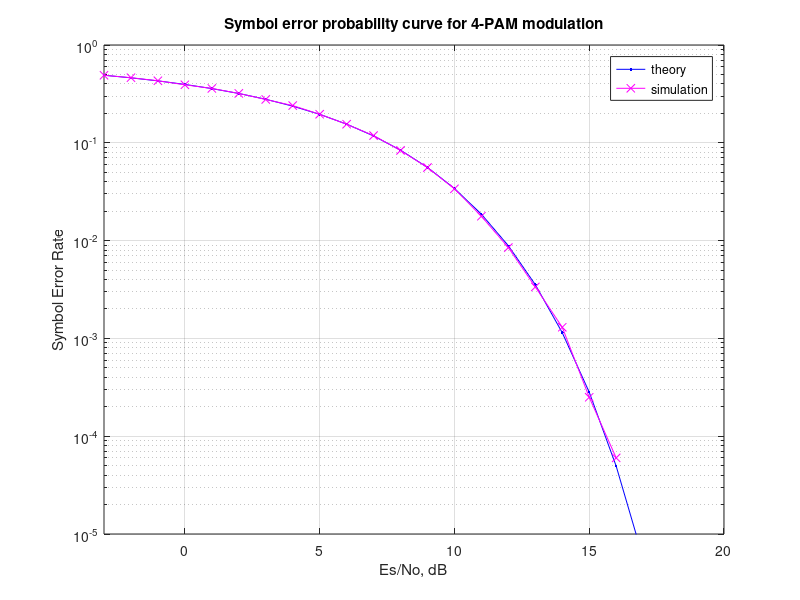

This chart was generated by the following MATLAB code:
%%%%%%%%%%%%%%%%%%%%%%%%%%%%%%%%%%%%%%%%%%%%%
% Creative Commons
% Attribution-Noncommercial 2.5 India
% You are free:
% to Share — to copy, distribute and transmit the work
% to Remix — to adapt the work
% Under the following conditions:
% Attribution. You must attribute the work in the manner 
% specified by the author or licensor (but not in any way 
% that suggests that they endorse you or your use of the work). 
% Noncommercial. You may not use this work for commercial purposes. 
% For any reuse or distribution, you must make clear to others the 
% license terms of this work. The best way to do this is with a 
% link to this web page.
% Any of the above conditions can be waived if you get permission 
% from the copyright holder.
% Nothing in this license impairs or restricts the author's moral rights.
% http://creativecommons.org/licenses/by-nc/2.5/in/

% Script for simulating 4-PAM transmission and reception and compare the 
% simulated and theoretical symbol error probability

% Checked for proper operation with Octave Version 3.0.0
% Author	: Krishna
% Email		: krishna@dsplog.com
% Version	: 1.0
% Date		: 16 February 2008
% %%%%%%%%%%%%%%%%%%%%%%%%%%%%%%%%%%%%%%%%%%%%%%%%%%%%%%%%%%

% symbol error rate for 4-PAM modulation

clear
N = 10^5; % number of symbols
alpha4pam = [-3 -1 1 3]; % 4-PAM alphabets
Es_N0_dB = [-3:20]; % multiple Eb/N0 values
ipHat = zeros(1,N);
for ii = 1:length(Es_N0_dB)
ip = randsrc(1,N,alpha4pam);
s = (1/sqrt(5))*ip; % normalization of energy to 1
n = 1/sqrt(2)*[randn(1,N) + j*randn(1,N)]; % white guassian noise, 0dB variance

y = s + 10^(-Es_N0_dB(ii)/20)*n; % additive white gaussian noise

% demodulation
r = real(y); % taking only the real part

ipHat(find(r< -2/sqrt(5))) = -3;
ipHat(find(r>= 2/sqrt(5))) = 3;
ipHat(find(r>=-2/sqrt(5) & r<0)) = -1;
ipHat(find(r>=0 & r<2/sqrt(5))) = 1;

nErr(ii) = size(find([ip- ipHat]),2); % couting the number of errors
end

simBer = nErr/N;
theoryBer = 0.75*erfc(sqrt(0.2*(10.^(Es_N0_dB/10))));
close all
figure
semilogy(Es_N0_dB,theoryBer,'b.-');
hold on
semilogy(Es_N0_dB,simBer,'mx-');
axis([-3 20 10^-5 1])
grid on
legend('theory', 'simulation');
xlabel('Es/No, dB')
ylabel('Symbol Error Rate')
title('Symbol error probability curve for 4-PAM modulation')

